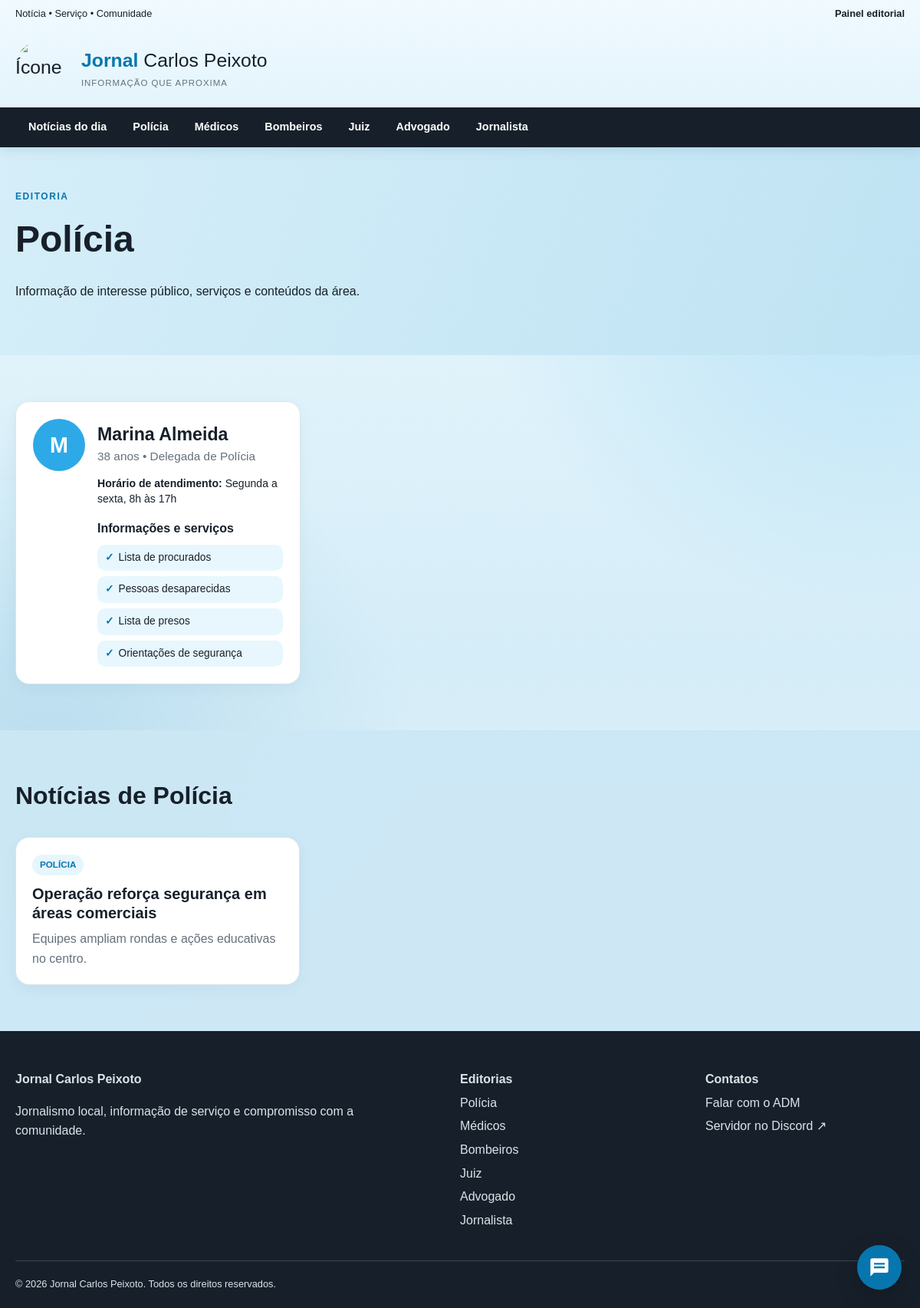
Screenshot of /categoria/policia with the database file from the repository.
### app.py (models this page shows)
class Professional(db.Model):
    __tablename__ = "professionals"
    id = db.Column(db.Integer, primary_key=True)
    category = db.Column(db.String(40), nullable=False, index=True)
    name = db.Column(db.String(120), nullable=False)
    age = db.Column(db.Integer)
    role = db.Column(db.String(150), nullable=False)
    address = db.Column(db.String(250))
    hours = db.Column(db.String(250))
    sections = db.Column(db.Text, nullable=False)
    image_mimetype = db.Column(db.String(80))
    image_data = db.Column(db.LargeBinary)
    office_image_mimetype = db.Column(db.String(80))
    office_image_data = db.Column(db.LargeBinary)
    featured = db.Column(db.Boolean, nullable=False, default=False)
    featured_reason = db.Column(db.String(300))

class News(db.Model):
    __tablename__ = "news"
    id = db.Column(db.Integer, primary_key=True)
    title = db.Column(db.String(180), nullable=False)
    summary = db.Column(db.String(350), nullable=False)
    content = db.Column(db.Text, nullable=False)
    category = db.Column(db.String(40), nullable=False, index=True)
    source_name = db.Column(db.String(120))
    source_image_mimetype = db.Column(db.String(80))
    source_image_data = db.Column(db.LargeBinary)
    image = db.Column(db.String(255))
    image_mimetype = db.Column(db.String(80))
    image_data = db.Column(db.LargeBinary)
    featured = db.Column(db.Boolean, nullable=False, default=False)
    created_at = db.Column(db.DateTime(timezone=True), nullable=False, default=utc_now)
    updated_at = db.Column(db.DateTime(timezone=True), nullable=False, default=utc_now, onupdate=utc_now)
    comments = db.relationship("Comment", back_populates="article", cascade="all, delete-orphan")

### app.py (the view)
@app.route("/categoria/<slug>")
def category(slug):
    category_name = CATEGORY_SLUGS.get(slug.lower())
    if category_name is None and slug in CATEGORIES:
        category_name = slug
    if category_name is None:
        abort(404)
    professionals = db.session.execute(
        db.select(Professional)
        .where(Professional.category == category_name)
        .order_by(Professional.featured.desc(), Professional.name.asc())
    ).scalars().all()
    news = db.session.execute(db.select(News).where(News.category == category_name).order_by(News.created_at.desc())).scalars().all()
    return render_template("category.html", category=category_name, professionals=professionals, news=news)

### app.py (called while the page is built)
@app.context_processor
def globals_for_templates():
    return {
        "categories": CATEGORIES,
        "category_links": [{"name": name, "slug": CATEGORY_TO_SLUG[name]} for name in CATEGORIES],
        "category_slug": CATEGORY_TO_SLUG,
        "current_year": datetime.now().year,
    }

### templates/category.html (shortened to what this page needs)
{% extends 'base.html' %}
{% block content %}
<section class="page-head">
  <div class="container">
    <p class="eyebrow">Editoria</p>
    <h1>{{ category }}</h1>
    <p>Informação de interesse público, serviços e conteúdos da área.</p>
  </div>
</section>
<section class="section container professional-grid">
  {% for person in professionals %}
  <article class="profile{% if person.featured %} is-featured{% endif %}">
    {% if person.image_data %}
    <img class="profile-photo" src="{{ url_for('professional_photo', professional_id=person.id) }}" alt="Foto de {{ person.name }}">
    {% else %}
    <div class="avatar" aria-hidden="true">{{ person.name[0] }}</div>
    {% endif %}
    <div class="profile-content">
      <h2>{{ person.name }}</h2>
      <p class="lead">{{ person.age }} anos • {{ person.role }}</p>
      <div class="profile-details">
        <p><strong>Horário de atendimento:</strong> {{ person.hours }}</p>
      </div>
      <h3>Informações e serviços</h3>
      <div class="service-list">
        {% for section in person.sections.split('|') %}
        <div><span>✓</span>{{ section }}</div>
        {% endfor %}
      </div>
    </div>
  </article>
  {% else %}
  <p>Nenhum profissional cadastrado.</p>
  {% endfor %}
</section>
<section class="section subtle">
  <div class="container">
    <div class="section-title"><h2>Notícias de {{ category }}</h2></div>
    <div class="news-grid">
      {% for item in news %}
      <article class="news-card">
        <div class="card-body">
          <span class="tag">{{ item.category }}</span>
          <h3><a href="{{ url_for('news_detail', news_id=item.id) }}">{{ item.title }}</a></h3>
          <p>{{ item.summary }}</p>
        </div>
      </article>
      {% else %}
      <p>Ainda não há notícias nesta editoria.</p>
      {% endfor %}
    </div>
  </div>
</section>
{% endblock %}

### templates/base.html (shortened to what this page needs)
<!doctype html>
<html lang="pt-BR">
<head>
  <link rel="stylesheet" href="{{ url_for('static', filename='css/style.css') }}">
  <link rel="stylesheet" href="{{ url_for('static', filename='css/admin.css') }}">
  <link rel="stylesheet" href="{{ url_for('static', filename='css/chat.css') }}">
  <link rel="stylesheet" href="{{ url_for('static', filename='css/chat_details.css') }}">
  <link rel="stylesheet" href="{{ url_for('static', filename='css/professionals.css') }}">
  <link rel="stylesheet" href="{{ url_for('static', filename='css/news.css') }}">
  <link rel="stylesheet" href="{{ url_for('static', filename='css/theme.css') }}">
</head>
<body>
  <header class="site-header">
    <div class="topbar container"><span>Notícia • Serviço • Comunidade</span><a href="{{ url_for('admin_dashboard') }}">Painel editorial</a></div>
    <div class="brand container"><a href="{{ url_for('index') }}"><img src="{{ url_for('static', filename='img/icone.png') }}" alt="Ícone do Jornal Carlos Peixoto"><span><b>Jornal</b> Carlos Peixoto<small>Informação que aproxima</small></span></a><button class="menu-button" aria-expanded="false" aria-controls="main-menu">Menu</button></div>
    <nav id="main-menu" class="main-nav" aria-label="Navegação principal"><div class="container"><a href="{{ url_for('index') }}">Notícias do dia</a>{% for item in category_links %}<a href="{{ url_for('category', slug=item.slug) }}">{{ item.name }}</a>{% endfor %}</div></nav>
  </header>
  <main id="conteudo">{% block content %}{% endblock %}</main>
  <a class="floating-chat" href="{{ url_for('visitor_chat') }}" aria-label="Conversar em particular com o administrador" title="Falar com o ADM">
    <svg viewBox="0 0 24 24" aria-hidden="true"><path d="M20 2H4a2 2 0 0 0-2 2v18l4-4h14a2 2 0 0 0 2-2V4a2 2 0 0 0-2-2Zm-2 11H6v-2h12Zm0-4H6V7h12Z"/></svg>
  </a>
  <footer><div class="container footer-grid"><div><strong>Jornal Carlos Peixoto</strong><p>Jornalismo local, informação de serviço e compromisso com a comunidade.</p></div><div><strong>Editorias</strong>{% for item in category_links %}<a href="{{ url_for('category', slug=item.slug) }}">{{ item.name }}</a>{% endfor %}</div><div><strong>Contatos</strong><a href="{{ url_for('visitor_chat') }}">Falar com o ADM</a><a href="https://discord.gg/Yf8QtDzY" target="_blank" rel="noopener noreferrer">Servidor no Discord ↗</a></div></div><div class="container copyright">© {{ current_year }} Jornal Carlos Peixoto. Todos os direitos reservados.</div></footer>
</body></html>

### static/css/style.css (style rules this page uses)
:root { --blue:#2da9e8;--blue-dark:#0876ae;--ink:#17202a;--muted:#65717d;--paper:#fbf7ed;--line:#dce4e8;--white:#fff;--red:#c43d3d;--radius:18px;--shadow:0 14px 40px rgba(19,53,71,.10) }
* { box-sizing:border-box }
html { scroll-behavior:smooth }
body { margin:0;color:var(--ink);font-family:Arial,Helvetica,sans-serif;line-height:1.6;background:#fff }
a { color:inherit;text-decoration:none }
img { max-width:100%;display:block }
.container { width:min(1160px,calc(100% - 32px));margin:auto }
.topbar { display:flex;justify-content:space-between;padding:8px 0;font-size:.8rem }
.topbar a { font-weight:bold }
.brand { display:flex;align-items:center;justify-content:space-between;padding:16px 0 }
.brand>a { display:flex;align-items:center;gap:14px;font-size:1.55rem }
.brand img { width:72px;height:72px;border-radius:50%;object-fit:cover }
.brand b { color:var(--blue-dark) }
.brand small { display:block;color:var(--muted);font-size:.72rem;letter-spacing:.08em;text-transform:uppercase }
.main-nav { background:var(--ink);color:#fff }
.main-nav .container { display:flex;overflow-x:auto }
.main-nav a { padding:14px 17px;white-space:nowrap;font-size:.9rem;font-weight:bold }
.eyebrow { text-transform:uppercase;color:var(--blue-dark);font-weight:bold;letter-spacing:.13em;font-size:.75rem;margin:0 0 8px }
.tag { display:inline-block;color:var(--blue-dark);background:#e6f6fd;padding:4px 10px;border-radius:999px;font-size:.73rem;font-weight:bold;text-transform:uppercase }
.section { padding:60px 0 }
.section-title { display:flex;justify-content:space-between;align-items:end;gap:20px;margin-bottom:28px }
.section-title h1,.section-title h2 { margin:0;font-size:2rem }
.news-grid { display:grid;grid-template-columns:repeat(3,1fr);gap:24px }
.news-card { border:1px solid var(--line);border-radius:var(--radius);overflow:hidden;background:#fff;transition:.2s }
.card-body { padding:21px }
.card-body h3 { line-height:1.25;margin:12px 0 8px;font-size:1.25rem }
.card-body p { color:var(--muted);margin:0 }
.journalist,.subtle { background:var(--paper) }
.lead { font-size:1.12rem;color:var(--muted) }
.page-head { padding:55px 0;background:linear-gradient(110deg,var(--paper),#e7f7ff) }
.page-head h1 { font-size:3rem;margin:0 }
.profile { display:grid;grid-template-columns:120px 1fr;gap:30px;padding:32px;border:1px solid var(--line);border-radius:var(--radius) }
.avatar { width:110px;height:110px;display:grid;place-items:center;border-radius:50%;background:var(--blue);color:#fff;font-size:2.8rem;font-weight:bold }
.profile h2 { margin:8px 0 0;font-size:2rem }
.service-list { display:grid;grid-template-columns:repeat(2,1fr);gap:10px }
.service-list div { padding:13px;background:var(--paper);border-radius:10px }
.service-list span { color:var(--blue-dark);font-weight:bold;margin-right:8px }
footer { background:var(--ink);color:#d9e3e8;padding:50px 0 20px }
.footer-grid { display:grid;grid-template-columns:2fr 1fr;gap:60px }
.footer-grid a { display:block;margin:5px 0 }
.copyright { border-top:1px solid #3c464e;margin-top:35px;padding-top:20px;font-size:.8rem }

### static/css/chat.css (style rules this page uses)
.floating-chat { position:fixed;right:24px;bottom:24px;z-index:30;display:grid;place-items:center;width:58px;height:58px;border-radius:50%;background:var(--blue-dark);color:#fff;box-shadow:0 10px 30px rgba(0,0,0,.24);transition:transform .2s,background .2s }
.floating-chat svg { width:28px;height:28px;fill:currentColor }
.footer-grid { grid-template-columns:2fr 1fr 1fr }

### static/css/professionals.css (style rules this page uses)
.professional-grid { display: grid; grid-template-columns: repeat(3, minmax(0, 1fr)); gap: 22px; align-items: stretch; }
.professional-grid .profile { display: grid; grid-template-columns: 68px minmax(0, 1fr); align-content: start; gap: 16px; height: 100%; padding: 22px; background: #fff; }
.professional-grid .avatar { width: 68px; height: 68px; font-size: 1.8rem; }
.profile-content { min-width: 0; }
.professional-grid .profile h2 { margin: 7px 0 2px; font-size: 1.45rem; line-height: 1.2; overflow-wrap: anywhere; }
.professional-grid .profile .lead { margin: 0 0 12px; font-size: .96rem; }
.profile-details { font-size: .88rem; line-height: 1.45; }
.profile-details p { margin: 6px 0; }
.professional-grid .profile h3 { margin: 16px 0 8px; font-size: 1rem; }
.professional-grid .service-list { grid-template-columns: 1fr; gap: 7px; }
.professional-grid .service-list div { padding: 8px 10px; font-size: .86rem; line-height: 1.35; }
.professional-grid .service-list span { margin-right: 6px; }

### rows the page displays
Professional: name "M", name "Marina Almeida", age "38", role "Delegada de Polícia", hours "Segunda a sexta, 8h às 17h", section "Lista de procurados" "Pessoas desaparecidas" "Lista de presos" "Orientações de segurança"
News: category "POLÍCIA", title "Operação reforça segurança em áreas comerciais", summary "Equipes ampliam rondas e ações educativas no centro."

### other values shown
{{ item.name }} "Polícia" "Médicos" "Bombeiros" "Juiz" "Advogado" "Jornalista"
{{ category }} "Polícia"
